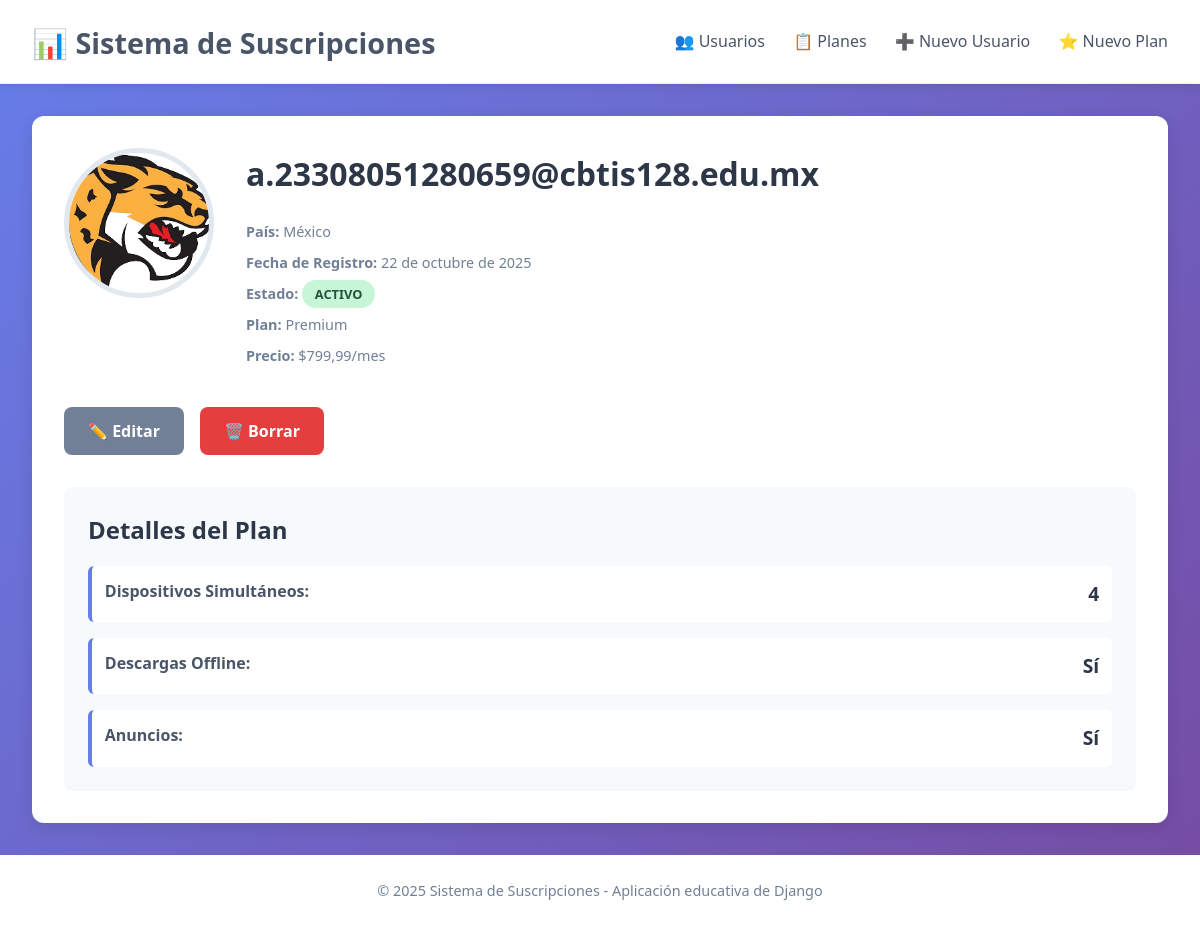
/usuario/1/, run on the app's committed database.
### app_suscripciones/models.py (models this page shows, shortened)
class Usuario(models.Model):
    ESTADO_CHOICES = [
        ('Activo', 'Activo'),
        ('Inactivo', 'Inactivo'),
    ]
    email = models.EmailField(unique=True, max_length=150)
    fecha_registro = models.DateField()
    pais = models.CharField(max_length=50)
    plan = models.ForeignKey(PlanSuscripcion, on_delete=models.CASCADE)
    estado = models.CharField(max_length=10, choices=ESTADO_CHOICES, default='Activo')
    foto_de_perfil = models.ImageField(upload_to='img_usuarios/', blank=True, null=True)
    class Meta:
        verbose_name = "Usuario"
        verbose_name_plural = "Usuarios"

class PlanSuscripcion(models.Model):
    nombre_plan = models.CharField(max_length=50)
    precio_mensual = models.DecimalField(max_digits=6, decimal_places=2)
    dispositivos_simultaneos = models.IntegerField()
    descargas_offline = models.BooleanField()
    anuncios = models.BooleanField()
    class Meta:
        verbose_name = "Plan de Suscripción"
        verbose_name_plural = "Planes de Suscripción"

### app_suscripciones/views.py (the view)
# urls.py: path('usuario/<int:usuario_id>/', views.detalle_usuario, name='detalle_usuario'),
def detalle_usuario(request, usuario_id):
    usuario = get_object_or_404(Usuario, id=usuario_id)
    return render(request, 'detalle_usuario.html', {'usuario': usuario})

### app_suscripciones/templates/detalle_usuario.html (shortened to what this page needs)
{% extends 'base.html' %}
{% block contenido %}
<article class="user-detail">
    <div class="user-banner">
        {% if usuario.foto_de_perfil %}
            <img src="{{ usuario.foto_de_perfil.url }}" alt="Foto de {{ usuario.email }}" class="detail-photo">
        {% else %}
            <div class="detail-placeholder">👤</div>
        {% endif %}
        <div class="user-info">
            <h1>{{ usuario.email }}</h1>
            <div class="user-details">
                <p><strong>País:</strong> {{ usuario.pais }}</p>
                <p><strong>Fecha de Registro:</strong> {{ usuario.fecha_registro }}</p>
                <p><strong>Estado:</strong> <span class="status-badge {{ usuario.estado|lower }}">{{ usuario.estado }}</span></p>
                <p><strong>Plan:</strong> {{ usuario.plan.nombre_plan }}</p>
                <p><strong>Precio:</strong> ${{ usuario.plan.precio_mensual }}/mes</p>
            </div>
        </div>
    </div>
    <div class="detail-actions">
        <a href="{% url 'app_suscripciones:editar_usuario' usuario.id %}" class="btn btn-secondary">✏️ Editar</a>
        <a href="{% url 'app_suscripciones:borrar_usuario' usuario.id %}" class="btn btn-danger">🗑️ Borrar</a>
    </div>
    <section class="plan-details">
        <h2>Detalles del Plan</h2>
        <div class="plan-features">
            <div class="feature">
                <span class="feature-label">Dispositivos Simultáneos:</span>
                <span class="feature-value">{{ usuario.plan.dispositivos_simultaneos }}</span>
            </div>
            <div class="feature">
                <span class="feature-label">Descargas Offline:</span>
                <span class="feature-value">{{ usuario.plan.descargas_offline|yesno:"Sí,No" }}</span>
            </div>
            <div class="feature">
                <span class="feature-label">Anuncios:</span>
                <span class="feature-value">{{ usuario.plan.anuncios|yesno:"Sí,No" }}</span>
            </div>
        </div>
    </section>
</article>
{% endblock %}

### app_suscripciones/templates/base.html (shortened to what this page needs)
{% load static %}
<!DOCTYPE html>
<html lang="es">
<head>
    <link rel="stylesheet" href="{% static 'css/styles.css' %}">
</head>
<body>
    <div class="wrapper">
        <header class="main-header">
            <h1><a href="{% url 'app_suscripciones:listar_usuarios' %}">📊 Sistema de Suscripciones</a></h1>
            <nav class="main-nav">
                <a href="{% url 'app_suscripciones:listar_usuarios' %}">👥 Usuarios</a>
                <a href="{% url 'app_suscripciones:listar_planes' %}">📋 Planes</a>
                <a href="{% url 'app_suscripciones:crear_usuario' %}">➕ Nuevo Usuario</a>
                <a href="{% url 'app_suscripciones:crear_plan' %}">⭐ Nuevo Plan</a>
            </nav>
        </header>
        <main class="main-content">
            {% block contenido %}{% endblock %}
        </main>
        <footer class="main-footer">
            <p>© 2025 Sistema de Suscripciones - Aplicación educativa de Django</p>
        </footer>
    </div>
</body>
</html>

### app_suscripciones/static/css/styles.css (style rules this page uses)
* { margin: 0; padding: 0; box-sizing: border-box; }
body { font-family: 'Segoe UI', Tahoma, Geneva, Verdana, sans-serif; background: linear-gradient(135deg, #667eea 0%, #764ba2 100%); color: #333; line-height: 1.6; }
.wrapper { min-height: 100vh; display: flex; flex-direction: column; }
.main-header { background: white; padding: 1rem 2rem; display: flex; justify-content: space-between; align-items: center; box-shadow: 0 2px 10px rgba(0,0,0,0.1); border-bottom: 1px solid #eee; }
.main-header h1 a { color: #4a5568; text-decoration: none; font-size: 1.8rem; font-weight: 700; }
.main-nav a { margin-left: 1.5rem; color: #4a5568; text-decoration: none; font-weight: 500; transition: color 0.3s; }
.main-content { flex: 1; padding: 2rem; max-width: 1200px; margin: 0 auto; width: 100%; }
.user-info { color: #718096; font-size: 0.9rem; margin-bottom: 0.5rem; }
.status-badge { padding: 0.3rem 0.8rem; border-radius: 20px; font-size: 0.8rem; font-weight: 600; text-transform: uppercase; }
.status-badge.activo { background: #c6f6d5; color: #22543d; }
.user-detail { background: white; border-radius: 12px; overflow: hidden; box-shadow: 0 4px 15px rgba(0,0,0,0.1); padding: 2rem; }
.user-banner { display: flex; gap: 2rem; margin-bottom: 2rem; align-items: flex-start; }
.detail-photo { width: 150px; height: 150px; border-radius: 50%; object-fit: cover; border: 5px solid #e2e8f0; }
.user-info h1 { font-size: 2rem; color: #2d3748; margin-bottom: 1rem; }
.user-details { display: grid; gap: 0.5rem; }
.user-details p { margin: 0; }
.detail-actions { margin-bottom: 2rem; display: flex; gap: 1rem; }
.plan-details { background: #f7fafc; padding: 1.5rem; border-radius: 8px; }
.plan-details h2 { margin-bottom: 1rem; color: #2d3748; }
.plan-features { display: grid; gap: 1rem; }
.feature { display: flex; justify-content: space-between; padding: 0.8rem; background: white; border-radius: 6px; border-left: 4px solid #667eea; }
.feature-label { font-weight: 600; color: #4a5568; }
.feature-value { color: #2d3748; font-weight: 500; }
.btn { padding: 0.7rem 1.5rem; border: none; border-radius: 8px; font-weight: 600; cursor: pointer; transition: background 0.3s; text-decoration: none; display: inline-block; }
.btn-secondary { background: #718096; color: white; }
.btn-danger { background: #e53e3e; color: white; }
.main-footer { text-align: center; padding: 1.5rem; background: white; color: #718096; font-size: 0.9rem; margin-top: auto; }
.feature-value { font-size: 1.2rem; font-weight: 700; color: #2d3748; margin: 0; }
.user-info { display: flex; flex-direction: column; gap: 0.3rem; }

### data on the page
Usuario: foto_de_perfil (picture), email "a.23308051280659@cbtis128.edu.mx", pais "México", fecha_registro "22 de octubre de 2025", estado "ACTIVO", plan.nombre_plan "Premium", plan.precio_mensual "799,99", plan.dispositivos_simultaneos "4", plan.descargas_offline "Sí", plan.anuncios "Sí"
